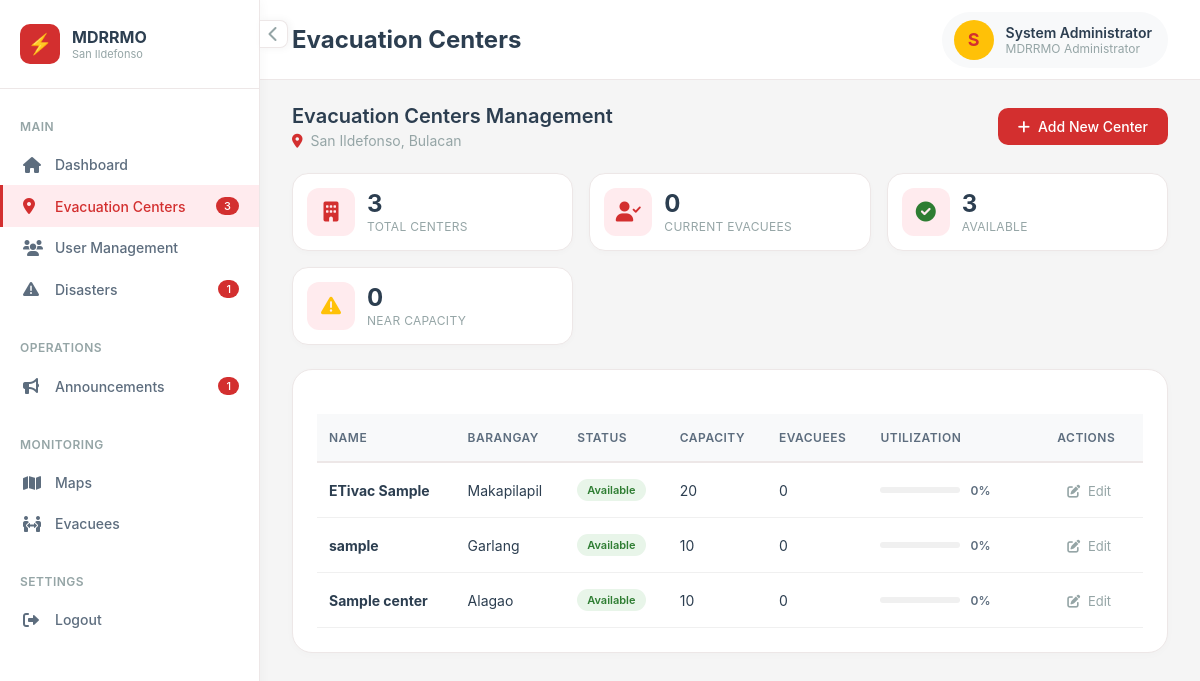
The app's page /admin/centers.php (signed in), older data.
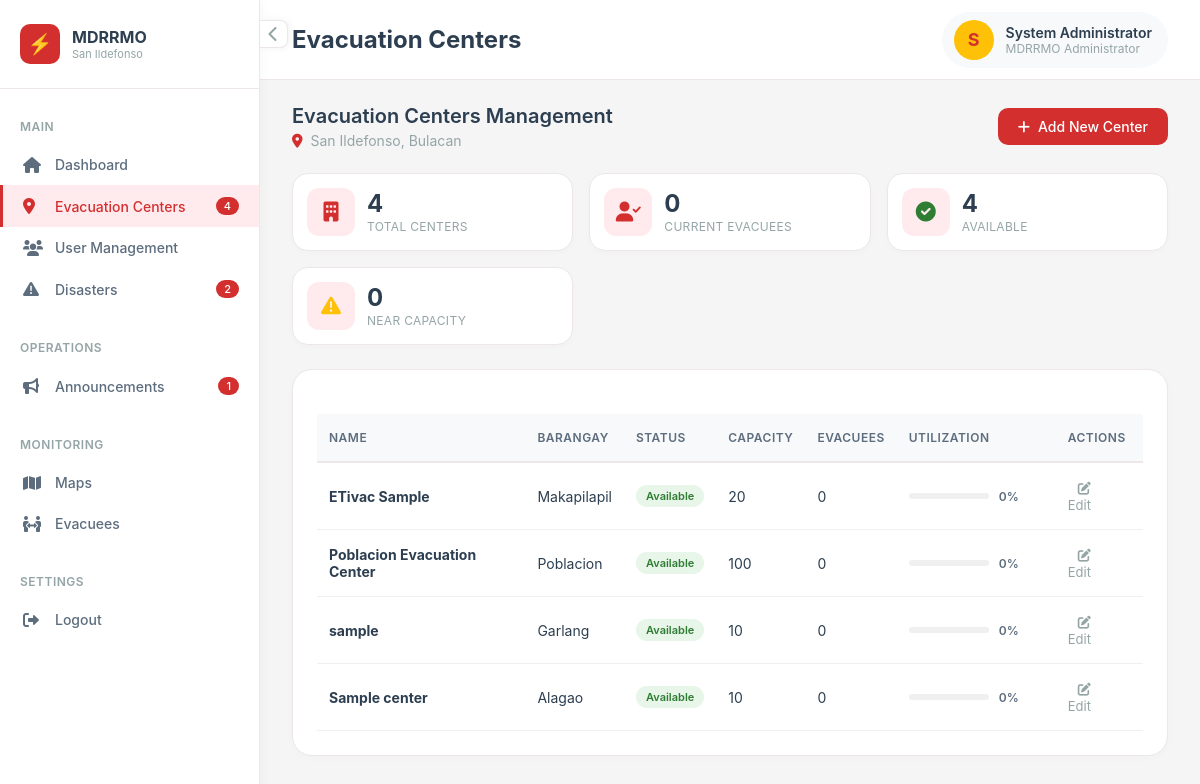
The same page, newer data.
### tables this page shows
CREATE TABLE `evacuation_centers` (
  `id` int(10) UNSIGNED NOT NULL,
  `name` varchar(150) NOT NULL,
  `barangay_id` int(10) UNSIGNED NOT NULL,
  `address` varchar(255) NOT NULL,
  `lat` decimal(10,7) NOT NULL,
  `lng` decimal(10,7) NOT NULL,
  `max_capacity_people` int(10) UNSIGNED NOT NULL,
  `max_capacity_families` int(10) UNSIGNED DEFAULT 0,
  `status` enum('available','near_capacity','full','temp_shelter','closed') NOT NULL DEFAULT 'available',
  `coordinator_user_id` int(10) UNSIGNED DEFAULT NULL,
  `notes` text DEFAULT NULL,
  `created_at` datetime NOT NULL DEFAULT current_timestamp(),
  `updated_at` datetime NOT NULL DEFAULT current_timestamp() ON UPDATE current_timestamp()
);

CREATE TABLE `barangays` (
  `id` int(10) UNSIGNED NOT NULL,
  `name` varchar(100) NOT NULL,
  `municipality` varchar(100) NOT NULL DEFAULT 'San Ildefonso',
  `province` varchar(100) NOT NULL DEFAULT 'Bulacan',
  `center_lat` decimal(10,7) DEFAULT NULL,
  `center_lng` decimal(10,7) DEFAULT NULL,
  `boundary_polygon` longtext DEFAULT NULL CHECK (json_valid(`boundary_polygon`)),
  `is_active` tinyint(1) NOT NULL DEFAULT 1
);

### pages/center_helpers.php (called while the page is built, shortened)
<?php
function get_centers_with_occupancy(): array
{
    $pdo = db();
    $sql = "SELECT c.*, b.name AS barangay_name,
                   COALESCE(SUM(r.total_members), 0) AS current_occupancy
            FROM evacuation_centers c
            JOIN barangays b ON b.id = c.barangay_id
            LEFT JOIN evac_registrations r ON r.center_id = c.id
            GROUP BY c.id
            ORDER BY c.name";
    return $pdo->query($sql)->fetchAll();
}

### admin/centers.php (the view, shortened to what the changed rows need)
<?php
require_once __DIR__ . '/../pages/center_helpers.php';
$pdo     = db();
$centers = get_centers_with_occupancy();
$_badgeCenters       = (int)$pdo->query("SELECT COUNT(*) FROM evacuation_centers")->fetchColumn();
$_badgeOngoing       = (int)$pdo->query("SELECT COUNT(*) FROM disasters WHERE status = 'ongoing'")->fetchColumn();
?>
<!DOCTYPE html>
<html lang="en">
<head>
    <link rel="stylesheet" href="../asset/css/admin_center.css">
    <link rel="stylesheet" href="https://cdnjs.cloudflare.com/ajax/libs/font-awesome/6.0.0/css/all.min.css" />
</head>
<body>
    <div class="app-wrapper">
        <aside class="sidebar" id="sidebar">
            <div class="sidebar-content">
                <div class="sidebar-section">
                    <ul class="sidebar-menu">
                        <li><a href="centers.php" class="sidebar-link active"><i class="fas fa-map-marker-alt"></i> <span>Evacuation Centers</span>  <?php if($_badgeCenters > 0): ?><span class="sidebar-badge"><?php echo $_badgeCenters; ?></span><?php endif; ?></a></li>
                        <li><a href="disasters.php" class="sidebar-link"><i class="fas fa-exclamation-triangle"></i> <span>Disasters</span><?php if($_badgeOngoing > 0): ?><span class="sidebar-badge"><?php echo $_badgeOngoing; ?></span><?php endif; ?></a></li>
                    </ul>
                </div>
            </div>
        </aside>
        <main class="main-content" id="mainContent">
            <div class="top-nav">
                <div class="page-title">
                    <h1>Evacuation Centers</h1>
                </div>
            </div>
            <div class="dashboard">
                <div class="page-header">
                    <div class="page-header-left">
                        <h2>Evacuation Centers Management</h2>
                    </div>
                </div>
                <?php
                $availableCount = 0;
                $nearCount = 0;
                $fullCount = 0;
                foreach ($centers as $c) {
                    if ($c['status'] === 'available') $availableCount++;
                    else if ($c['status'] === 'near_capacity') $nearCount++;
                    else if ($c['status'] === 'full') $fullCount++;
                }
                ?>
                <div class="stats-row">
                    <div class="stat-card">
                        <div class="stat-content">
                            <div class="stat-value"><?php echo count($centers); ?></div>
                            <div class="stat-label">Total Centers</div>
                        </div>
                    </div>
                    <div class="stat-card">
                        <div class="stat-content">
                            <div class="stat-value"><?php echo $availableCount; ?></div>
                            <div class="stat-label">Available</div>
                        </div>
                    </div>
                </div>
                <div class="card">
                    <?php if (!$centers): ?>
                        <div class="empty-state">
                            <i class="fas fa-map-marker-alt"></i>
                            <p>No evacuation centers defined yet.</p>
                            <a href="center_edit.php" class="btn-primary">
                                <i class="fas fa-plus"></i> Add Your First Center
                            </a>
                        </div>
                    <?php else: ?>
                        <div class="table-container">
                            <table class="table">
                                <thead>
                                    <tr>
                                        <th>Name</th>
                                        <th>Barangay</th>
                                        <th>Status</th>
                                        <th>Capacity</th>
                                        <th>Evacuees</th>
                                        <th>Utilization</th>
                                        <th>Actions</th>
                                    </tr>
                                </thead>
                                <tbody>
                                    <?php foreach ($centers as $c): ?>
                                        <?php
                                        $max = (int)$c['max_capacity_people'];
                                        $cur = (int)$c['current_occupancy'];
                                        $percent = $max > 0 ? round(($cur / $max) * 100) : 0;
                                        ?>
                                        <tr>
                                            <td><strong><?php echo htmlspecialchars($c['name']); ?></strong></td>
                                            <td><?php echo htmlspecialchars($c['barangay_name']); ?></td>
                                            <td>
                                                <span class="status-pill status-<?php echo htmlspecialchars($c['status']); ?>">
                                                    <?php echo $c['status'] === 'near_capacity' ? 'Near Capacity' : htmlspecialchars($c['status']); ?>
                                                </span>
                                            </td>
                                            <td><?php echo number_format($max); ?></td>
                                            <td><?php echo number_format($cur); ?></td>
                                            <td>
                                                <div class="utilization-container">
                                                    <div class="utilization-bar">
                                                    </div>
                                                    <span class="utilization-text"><?php echo $percent; ?>%</span>
                                                </div>
                                            </td>
                                            <td>
                                                <a href="center_edit.php?id=<?php echo (int)$c['id']; ?>" class="action-btn">
                                                    <i class="fas fa-edit"></i> Edit
                                                </a>
                                            </td>
                                        </tr>
                                    <?php endforeach; ?>
                                </tbody>
                            </table>
                        </div>
                    <?php endif; ?>
                </div>
            </div>
        </main>
    </div>
</body>
</html>

Row changes from the older to the newer data that the page shows:
added evacuation_centers: name "Poblacion Evacuation Center", barangay.name "Poblacion", status "Available", max_capacity_people "100", cur "0", percent "0"
Text that changed along with them:
$_badgeCenters: "3" → "4"
$_badgeOngoing: "1" → "2"
count($centers): "3" → "4"
$availableCount: "3" → "4"
